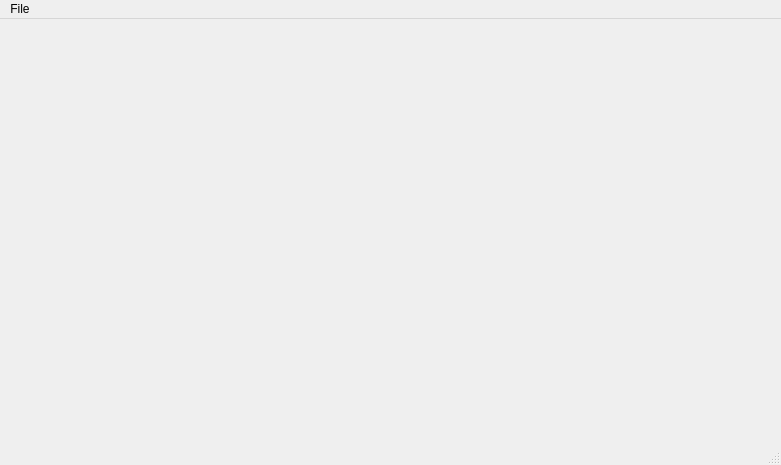
<?xml version="1.0" encoding="UTF-8"?>
<ui version="4.0">
 <class>MainWindow</class>
 <widget class="QMainWindow" name="MainWindow">
  <property name="geometry">
   <rect>
    <x>0</x>
    <y>0</y>
    <width>781</width>
    <height>465</height>
   </rect>
  </property>
  <property name="windowTitle">
   <string>MainWindow</string>
  </property>
  <widget class="QWidget" name="centralWidget">
   <widget class="QWidget" name="widget" native="true">
    <property name="geometry">
     <rect>
      <x>9</x>
      <y>125</y>
      <width>16</width>
      <height>17</height>
     </rect>
    </property>
   </widget>
  </widget>
  <widget class="QMenuBar" name="menuBar">
   <property name="geometry">
    <rect>
     <x>0</x>
     <y>0</y>
     <width>781</width>
     <height>22</height>
    </rect>
   </property>
   <widget class="QMenu" name="menuFile">
    <property name="title">
     <string>File</string>
    </property>
    <addaction name="actionStart"/>
    <addaction name="separator"/>
    <addaction name="actionHint"/>
    <addaction name="actionGenmove_Black"/>
    <addaction name="actionGenmove_White"/>
    <addaction name="separator"/>
    <addaction name="actionQuit"/>
   </widget>
   <addaction name="menuFile"/>
  </widget>
  <widget class="QStatusBar" name="statusBar"/>
  <action name="actionHint">
   <property name="text">
    <string>Hint</string>
   </property>
   <property name="shortcut">
    <string>Ctrl+H</string>
   </property>
  </action>
  <action name="actionGenmove_Black">
   <property name="text">
    <string>Genmove Black</string>
   </property>
   <property name="shortcut">
    <string>Ctrl+B</string>
   </property>
  </action>
  <action name="actionGenmove_White">
   <property name="text">
    <string>Genmove White</string>
   </property>
   <property name="shortcut">
    <string>Ctrl+W</string>
   </property>
  </action>
  <action name="actionQuit">
   <property name="text">
    <string>Quit</string>
   </property>
   <property name="shortcut">
    <string>Ctrl+Q</string>
   </property>
  </action>
  <action name="actionStart">
   <property name="text">
    <string>Start</string>
   </property>
  </action>
 </widget>
 <layoutdefault spacing="6" margin="11"/>
 <resources/>
 <connections/>
</ui>
